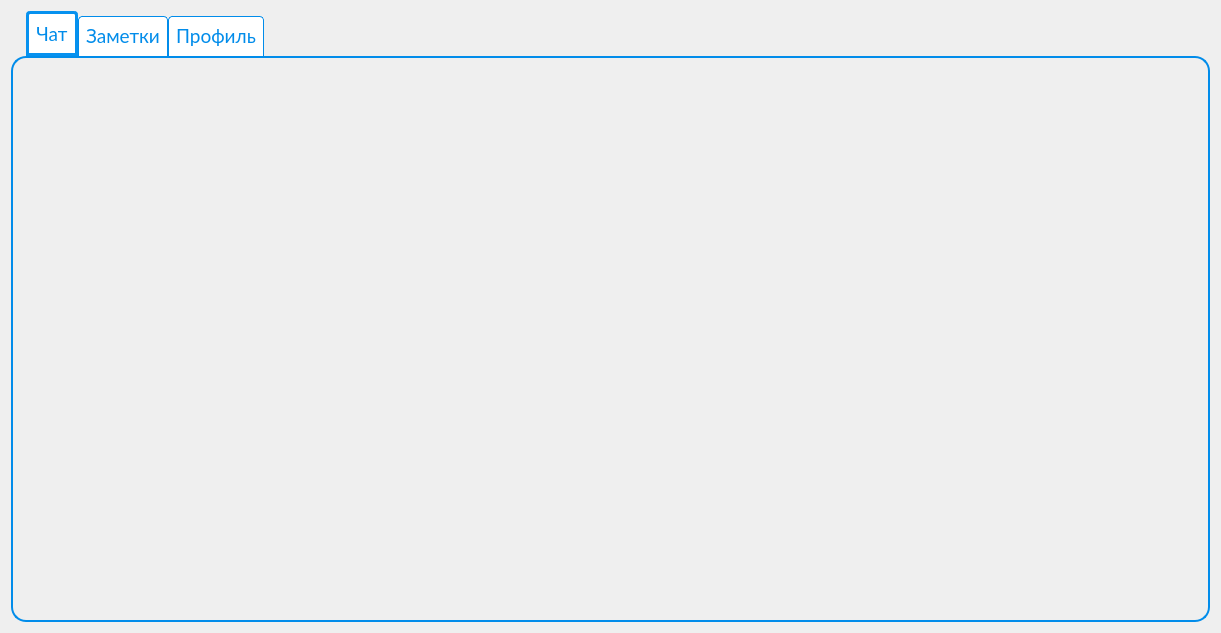
<?xml version="1.0" encoding="UTF-8"?>
<ui version="4.0">
 <class>MngForm</class>
 <widget class="QWidget" name="MngForm">
  <property name="geometry">
   <rect>
    <x>0</x>
    <y>0</y>
    <width>1221</width>
    <height>633</height>
   </rect>
  </property>
  <property name="windowTitle">
   <string>Form</string>
  </property>
  <layout class="QGridLayout" name="gridLayout">
   <item row="0" column="0">
    <widget class="QTabWidget" name="tabWidget">
     <property name="minimumSize">
      <size>
       <width>1170</width>
       <height>610</height>
      </size>
     </property>
     <property name="font">
      <font>
       <family>Lato</family>
       <pointsize>14</pointsize>
      </font>
     </property>
     <property name="styleSheet">
      <string notr="true">QTabWidget::pane { /* Рамка виджета со вкладками */
	 border: 2px solid rgb(1, 140, 234); 
     border-radius: 15px;
     padding: 6px;
 } 

 QTabWidget::tab-bar {
     left: 15px; /* сдвигаем вправо на 5px */
 }

 QTabBar::tab {
color: rgb(1, 140, 234);
     background: white;
     border-bottom-color: #C2C7CB;

	 border: 1px solid rgb(1, 140, 234);
	 border-bottom-color: white;
     border-top-left-radius: 4px;
     border-top-right-radius: 4px;
     min-width: 35ex;
     padding: 7px;

 }

 QTabBar::tab:selected, QTabBar::tab:hover {
     background: white;

 border: 3px solid rgb(1, 140, 234);
 }

 QTabBar::tab:selected {
     border-color: rgb(6, 145, 239);
     border-bottom-color: rgb(6, 145, 239); 
 }

 QTabBar::tab:!selected {
     margin-top: 5px; /* делаем невыбранные вкладки меньше */
 }</string>
     </property>
     <property name="currentIndex">
      <number>0</number>
     </property>
     <widget class="QWidget" name="chatTab">
      <attribute name="title">
       <string>Чат</string>
      </attribute>
     </widget>
     <widget class="QWidget" name="noteTab">
      <attribute name="title">
       <string>Заметки</string>
      </attribute>
     </widget>
     <widget class="QWidget" name="profileTab">
      <attribute name="title">
       <string>Профиль</string>
      </attribute>
     </widget>
    </widget>
   </item>
  </layout>
 </widget>
 <resources/>
 <connections/>
</ui>
